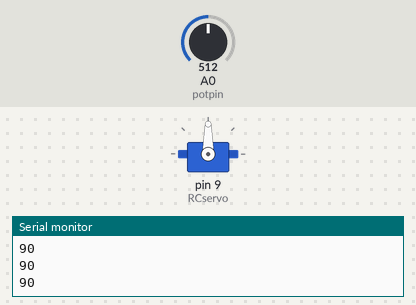
Bench run of a sketch on a simulated Arduino Uno, built with avr-gcc and run on an emulated ATmega328P. Shown: servo, the last lines printed to the serial monitor. Inputs (shaded band) come from the test bench; at power-on: A0 (potpin) = 512.

Above: at 1.2 s.
1.3 s: A0 (potpin) set to 716
At 1.8 s:
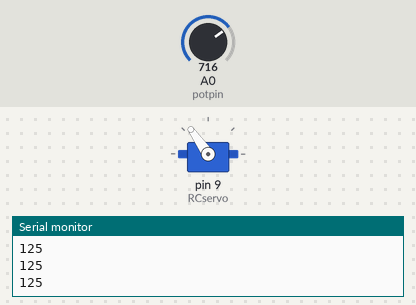
2.8 s: A0 (potpin) set to 900
At 3.3 s:
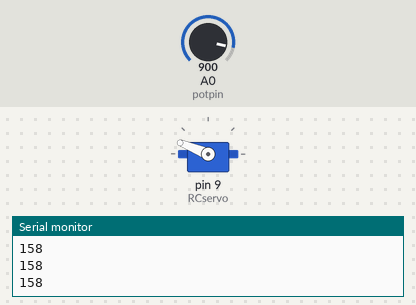
4.3 s: A0 (potpin) set to 1023
At 5.2 s:
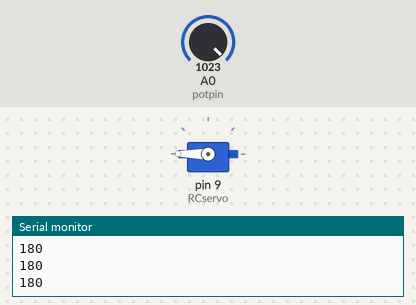
5.8 s: A0 (potpin) set to 306
At 6.7 s:
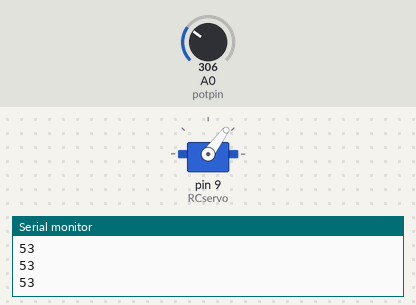
7.3 s: A0 (potpin) set to 122
At 8.0 s:
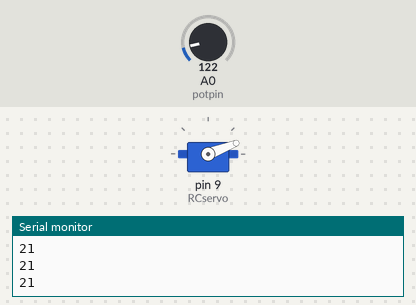
8.8 s: A0 (potpin) set to 0
At 9.9 s:
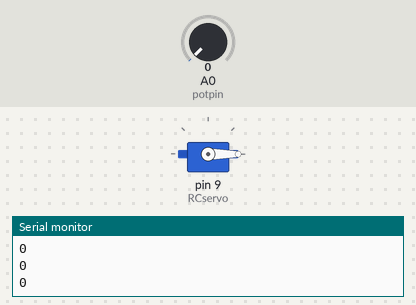
Timing chart, 0 to 11.3 s (numbered marks = the images above; inputs shaded):
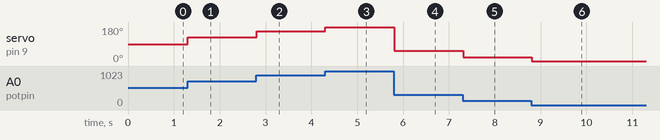

Measured:
- after the input at 1.3 s, servo on pin 9 (RCservo): 90° → 125° at once
- after the input at 2.8 s, servo on pin 9 (RCservo): 125° → 158° at once
- after the input at 4.3 s, servo on pin 9 (RCservo): 158° → 180° at once
- after the input at 5.8 s, servo on pin 9 (RCservo): 180° → 53° at once
- after the input at 7.3 s, servo on pin 9 (RCservo): 53° → 21° at once
- after the input at 8.8 s, servo on pin 9 (RCservo): 21° → 0° at once

The sketch:

LAB8P2_Servo_Arduino.ino
```cpp
#include<Servo.h>

Servo RCservo;

int potpin=0;
int val;
int pos;

void setup(){
  RCservo.attach(9);  //our servo motor is connected to pin 9
  pinMode(potpin, INPUT);
  Serial.begin(9600);
}

void loop(){

  val=analogRead(potpin);

  pos = val*180./1023;

  RCservo.write(pos);
  Serial.println(pos);

  delay(20);
}
```
